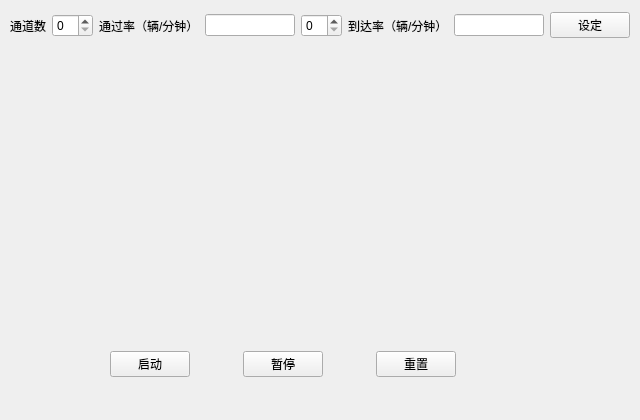
<?xml version="1.0" encoding="UTF-8"?>
<ui version="4.0">
 <class>Home</class>
 <widget class="QWidget" name="Home">
  <property name="geometry">
   <rect>
    <x>0</x>
    <y>0</y>
    <width>640</width>
    <height>420</height>
   </rect>
  </property>
  <property name="windowTitle">
   <string>模拟海关检查站</string>
  </property>
  <widget class="QWidget" name="horizontalLayoutWidget">
   <property name="geometry">
    <rect>
     <x>10</x>
     <y>10</y>
     <width>620</width>
     <height>31</height>
    </rect>
   </property>
   <layout class="QHBoxLayout" name="horizontalLayout_5">
    <item>
     <layout class="QHBoxLayout" name="horizontalLayout">
      <item>
       <widget class="QLabel" name="label">
        <property name="text">
         <string>通道数</string>
        </property>
       </widget>
      </item>
      <item>
       <widget class="QSpinBox" name="spinBox"/>
      </item>
     </layout>
    </item>
    <item>
     <spacer name="horizontalSpacer_3">
      <property name="orientation">
       <enum>Qt::Horizontal</enum>
      </property>
      <property name="sizeHint" stdset="0">
       <size>
        <width>13</width>
        <height>20</height>
       </size>
      </property>
     </spacer>
    </item>
    <item>
     <layout class="QHBoxLayout" name="horizontalLayout_3">
      <item>
       <widget class="QLabel" name="label_3">
        <property name="text">
         <string>通过率（辆/分钟）</string>
        </property>
       </widget>
      </item>
      <item>
       <widget class="QLineEdit" name="lineEdit"/>
      </item>
      <item>
       <widget class="QSpinBox" name="spinBox_3"/>
      </item>
     </layout>
    </item>
    <item>
     <layout class="QHBoxLayout" name="horizontalLayout_2">
      <item>
       <widget class="QLabel" name="label_2">
        <property name="text">
         <string>到达率（辆/分钟）</string>
        </property>
       </widget>
      </item>
      <item>
       <widget class="QLineEdit" name="lineEdit_2"/>
      </item>
      <item>
       <widget class="QPushButton" name="btnSet">
        <property name="text">
         <string>设定</string>
        </property>
       </widget>
      </item>
     </layout>
    </item>
   </layout>
  </widget>
  <widget class="QWidget" name="">
   <property name="geometry">
    <rect>
     <x>110</x>
     <y>350</y>
     <width>346</width>
     <height>28</height>
    </rect>
   </property>
   <layout class="QHBoxLayout" name="horizontalLayout_4">
    <item>
     <widget class="QPushButton" name="btnStart">
      <property name="text">
       <string>启动</string>
      </property>
     </widget>
    </item>
    <item>
     <spacer name="horizontalSpacer">
      <property name="orientation">
       <enum>Qt::Horizontal</enum>
      </property>
      <property name="sizeHint" stdset="0">
       <size>
        <width>40</width>
        <height>20</height>
       </size>
      </property>
     </spacer>
    </item>
    <item>
     <widget class="QPushButton" name="btnPause">
      <property name="text">
       <string>暂停</string>
      </property>
     </widget>
    </item>
    <item>
     <spacer name="horizontalSpacer_2">
      <property name="orientation">
       <enum>Qt::Horizontal</enum>
      </property>
      <property name="sizeHint" stdset="0">
       <size>
        <width>40</width>
        <height>20</height>
       </size>
      </property>
     </spacer>
    </item>
    <item>
     <widget class="QPushButton" name="btnReset">
      <property name="text">
       <string>重置</string>
      </property>
     </widget>
    </item>
   </layout>
  </widget>
 </widget>
 <resources/>
 <connections/>
</ui>
